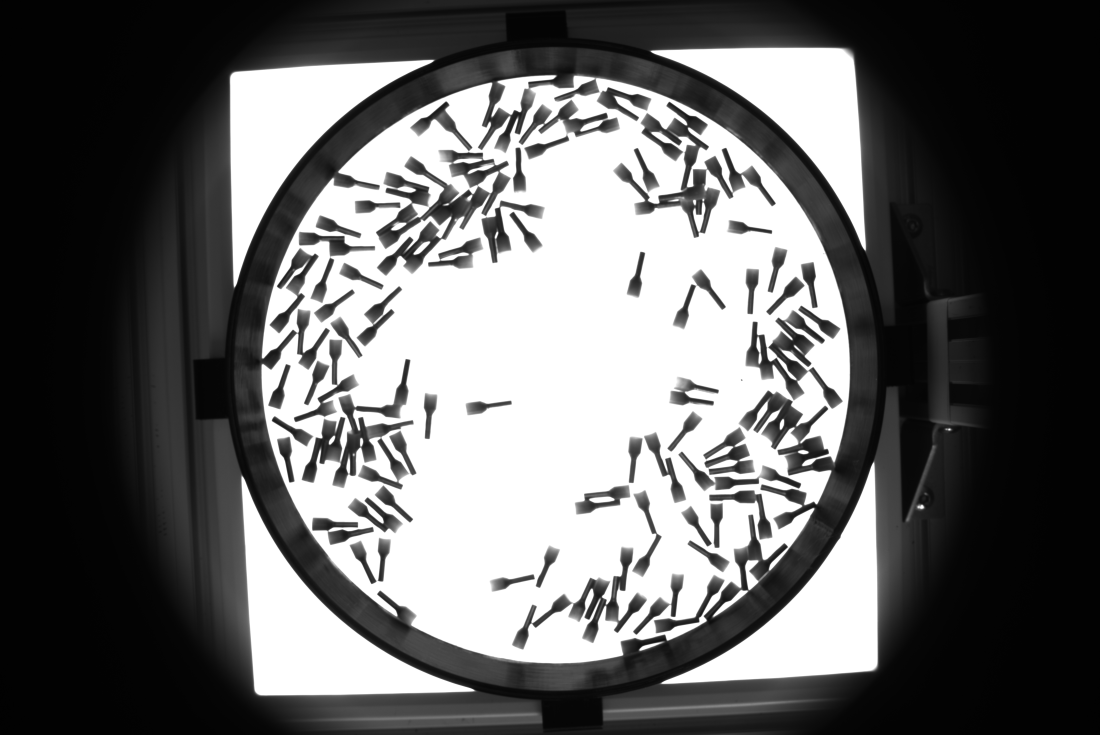
#> input picture daheng_snapshot.jpg, 5496 x 3672 px (shown at 1/5 size)
$ python 'from PIL import Image, ImageDraw.py'
#> lines starting #> are read from the running program, lines starting #| are printed output that depends on the picture; after the words box and inside, x2 and y2 are one past the last pixel; in counts of white or black regions, pixels touching at a corner belong together
from PIL import Image, ImageDraw
import os

# Получаем путь к текущей папке
current_dir = os.path.dirname(os.path.abspath(__file__))

# Путь к исходному файлу
input_path = os.path.join(current_dir, "daheng_snapshot.jpg")
output_path = os.path.join(current_dir, "daheng_snapshot_circle.png")

# Открываем изображение
img = Image.open(input_path).convert('RGBA')

# Параметры круга
diameter = 3000
width, height = img.size
#> width = 5496; height = 3672
center_x, center_y = width // 2, height // 2
#> center_x = 2748; center_y = 1836

# Обрезаем квадрат
half = diameter // 2
cropped = img.crop((
    max(0, center_x - half),
    max(0, center_y - half),
    min(width, center_x + half),
    min(height, center_y + half)
))
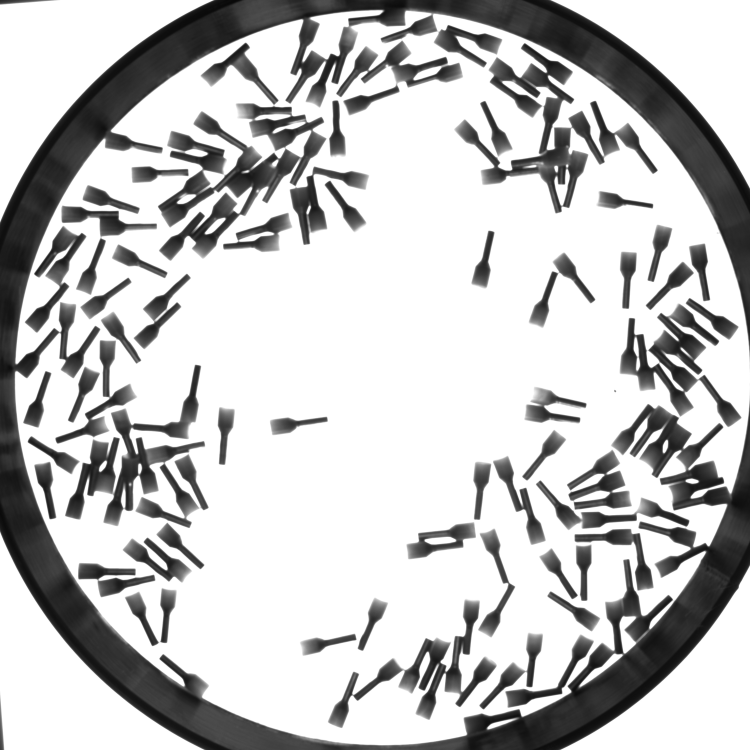
#> cropped: PIL image 3000x3000 RGBA (shown at 1/4 size); mean R, G, B, A 195.2, 195.2, 195.2, 255

# Создаем маску круга
mask = Image.new('L', (diameter, diameter), 0)
#> mask: PIL image 3000x3000 L; every value is 0
ImageDraw.Draw(mask).ellipse((0, 0, diameter, diameter), fill=255)
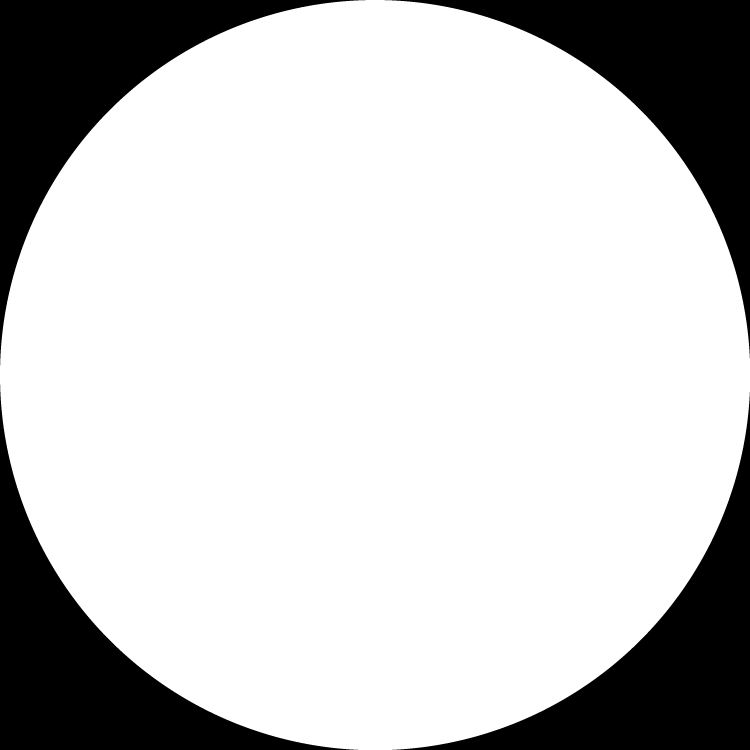
#> mask: PIL image 3000x3000 L (shown at 1/4 size); 78.6% white; 4 black regions, box (x1, y1, x2, y2) and area: (0, 0, 1462, 1462) 483308, (1539, 0, 3000, 1433) 481846, (0, 1539, 1433, 3000) 481846, (1568, 1568, 3000, 3000) 480385

# Применяем маску
result = Image.new('RGBA', (diameter, diameter), (0, 0, 0, 0))
#> result: PIL image 3000x3000 RGBA; every value is 0
result.paste(cropped, (0, 0), mask)
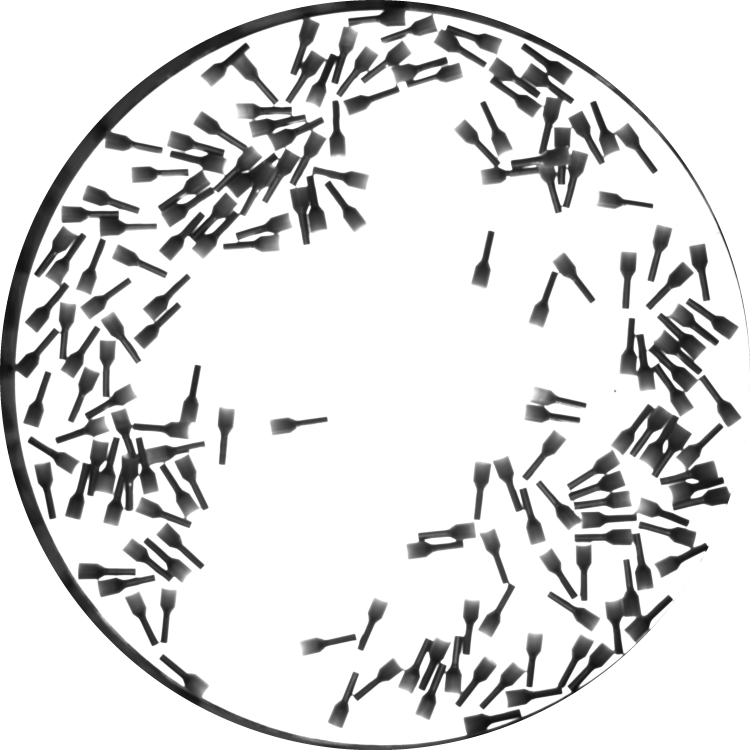
#> result: PIL image 3000x3000 RGBA (shown at 1/4 size); mean R, G, B, A 162.6, 162.6, 162.6, 200.4; transparent parts drawn white

# Сохраняем результат
result.save(output_path, 'PNG')
print(f"Готово! Файл сохранен: {output_path}")
